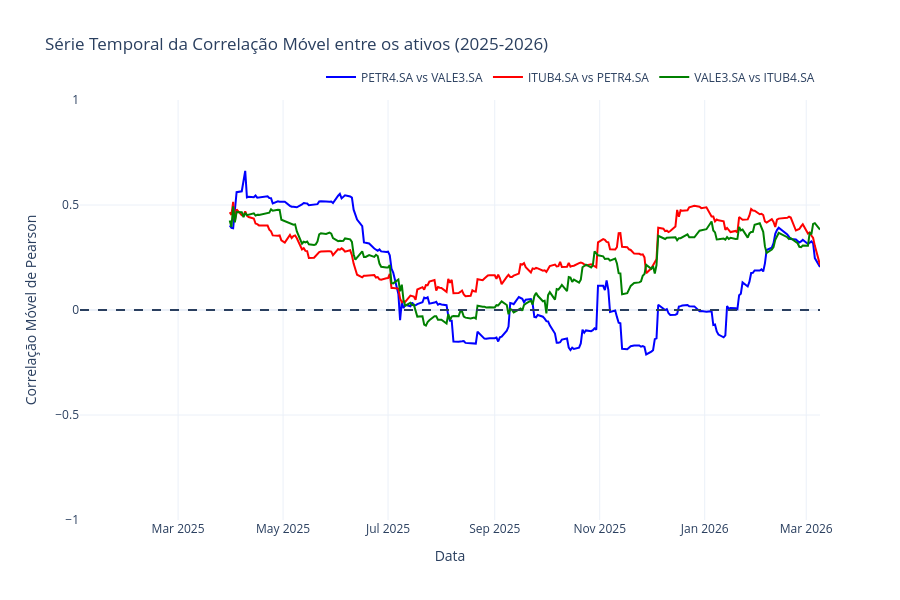

Notebook source saved alongside this figure:
### Code cell
import plotly.graph_objects as go
from plotly.subplots import make_subplots

rolling_corr_petr4_vale3 = log_returns['PETR4.SA'].rolling(window=60).corr(log_returns['VALE3.SA'])
rolling_corr_itub4_petr4 = log_returns['ITUB4.SA'].rolling(window=60).corr(log_returns['PETR4.SA'])
rolling_corr_vale3_itub4 = log_returns['VALE3.SA'].rolling(window=60).corr(log_returns['ITUB4.SA'])

# Plotting process
fig = go.Figure()
fig.add_trace(go.Scatter(
    x=rolling_corr_petr4_vale3.index,
    y=rolling_corr_petr4_vale3,
    name='PETR4.SA vs VALE3.SA',
    line=dict(color='blue')
))

fig.add_trace(go.Scatter(
    x=rolling_corr_itub4_petr4.index,
    y=rolling_corr_itub4_petr4,
    name='ITUB4.SA vs PETR4.SA',
    line=dict(color='red')
))

fig.add_trace(go.Scatter(
    x=rolling_corr_vale3_itub4.index,
    y=rolling_corr_vale3_itub4,
    name='VALE3.SA vs ITUB4.SA',
    line=dict(color='green')
))

fig.add_hline(y=0, line_dash='dash')

fig.update_layout(
    title='Série Temporal da Correlação Móvel entre os ativos (2025-2026)',
    xaxis_title='Data',
    yaxis_title='Correlação Móvel de Pearson',
    yaxis_range=[-1, 1],
    legend=dict(orientation='h', yanchor='bottom', y=1.02, xanchor='right', x=1),
    template='plotly_white',
    height=600
)
fig.show()

### Figure 1 — Plotly figure (JSON) as saved in the notebook; plotly's stock layout.template omitted (floating-point values rounded to 4 significant figures; data arrays with more than 128 entries replaced by an {"elided": "..."} marker saying what was removed)
{"data": [{"line": {"color": "blue"}, "name": "PETR4.SA vs VALE3.SA", "type": "scatter", "x": {"elided": "294 str values"}, "y": {"elided": "294 float values"}}, {"line": {"color": "red"}, "name": "ITUB4.SA vs PETR4.SA", "type": "scatter", "x": {"elided": "294 str values"}, "y": {"elided": "294 float values"}}, {"line": {"color": "green"}, "name": "VALE3.SA vs ITUB4.SA", "type": "scatter", "x": {"elided": "294 str values"}, "y": {"elided": "294 float values"}}], "layout": {"height": 600, "legend": {"orientation": "h", "x": 1, "xanchor": "right", "y": 1.02, "yanchor": "bottom"}, "shapes": [{"line": {"dash": "dash"}, "type": "line", "x0": 0, "x1": 1, "xref": "x domain", "y0": 0, "y1": 0, "yref": "y"}], "title": {"text": "Série Temporal da Correlação Móvel entre os ativos (2025-2026)"}, "xaxis": {"title": {"text": "Data"}}, "yaxis": {"range": [-1, 1], "title": {"text": "Correlação Móvel de Pearson"}}}}
